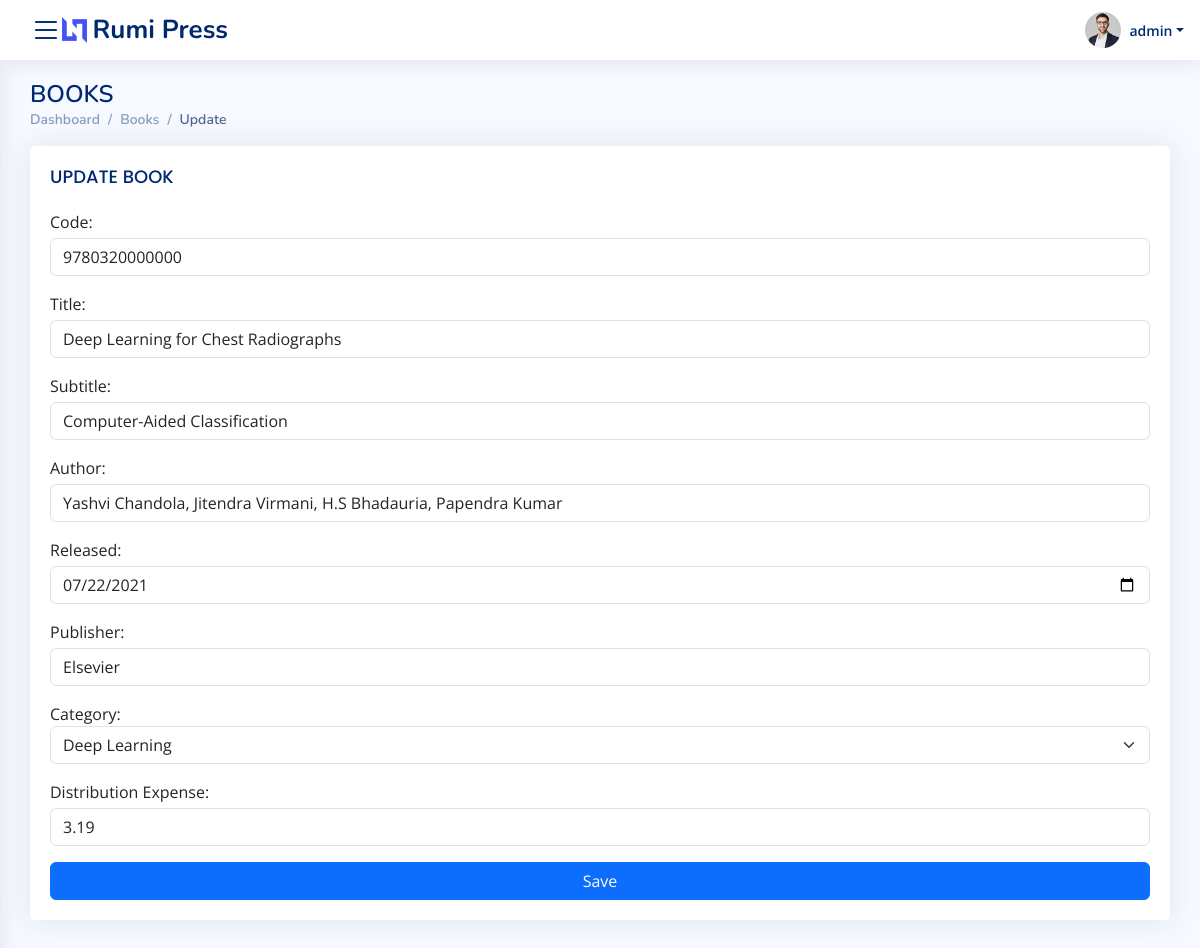
The page /books/2/update/ (signed in) on the database its author committed.
### tracker/models.py (models this page shows)
class Books(models.Model):
    book_code=models.IntegerField()
    title=models.CharField(max_length=255)
    subtitle=models.CharField(max_length=255, null=True)
    author=models.CharField(max_length=255)
    publishing_date=models.DateField()
    publisher=models.CharField(max_length=255)
    category=models.ForeignKey(Categories, on_delete=models.CASCADE)
    user=models.ForeignKey(User, on_delete=models.CASCADE, related_name='user_reg')
    date=models.DateField(auto_now=True)
    distribution_expense=models.DecimalField(max_digits=6, decimal_places=2)
    active=models.BooleanField(default=True)

### tracker/views.py (the view, shortened to what this page needs)
# urls.py: path('books/<int:pk>/update/', views.update_book, name='update_book'),
@login_required
def update_book(request, pk):
    books=Books.objects.filter(pk=pk, active=True).all().values()
    if request.method=='GET':
        return render(request, 'books/books_update.html',{'books':books,'categories':categories})

### templates/books/books_update.html (shortened to what this page needs)
{% extends 'base.html'%}
{% block content %}
<main id="main" class="main">
    <div class="pagetitle">
      <h1>BOOKS</h1>
      <nav>
        <ol class="breadcrumb">
          <li class="breadcrumb-item"><a href="{% url  'index' %}">Dashboard</a></li>
          <li class="breadcrumb-item active"><a href="{% url  'books' %}">Books</a></li>
          <li class="breadcrumb-item active">Update</li>
        </ol>
      </nav>
    </div>
    <section class="section">
    <div class="row">
        <div class="col-lg-12">
          <div class="card">
            <div class="card-body">
              <h5 class="card-title">UPDATE BOOK</h5>
                <form method="post">
                    {%if form %}
                    <div class="mb-3">
                        <label for="code">Code:</label>
                        <input type="number" step="1" name="code" id="code" value='{{form.code}}' class="form-control mt-1" placeholder="Code No" onkeypress='return validateKeypress(/[ 0-9]/g)' required>
                    </div>
                    <div class="mb-3">
                        <label for="title">Title:</label>
                        <input type="search" name="title" id="title" value='{{form.title}}' class="form-control mt-1" placeholder="Title" onkeypress='return validateKeypress(/[ a-zA-Z0-9ñÑáéíóúÁÉÍÓÚüÜ.!()+=&-]/g)' required>
                    </div>
                    <div class="mb-3">
                        <label for="subtitle">Subtitle:</label>
                        <input type="search" name="subtitle" id="subtitle" value='{{form.subtitle}}' class="form-control mt-1" placeholder="Subtitle" onkeypress='return validateKeypress(/[ a-zA-Z0-9ñÑáéíóúÁÉÍÓÚüÜ.!()+=&-]/g)' required>
                    </div>
                    <div class="mb-3">
                        <label for="author">Author:</label>
                        <input type="search" name="author" id="author" value='{{form.author}}' class="form-control mt-1" placeholder="Author" onkeypress='return validateKeypress(/[ a-zA-Z0-9ñÑáéíóúÁÉÍÓÚüÜ.!()+=&-]/g)' required>
                    </div>
                    <div class="mb-3">
                        <label for="released">Released:</label>
                        <input type="date" name="released" id="released" value='{{form.released}}' class="form-control mt-1" required>
                    </div>
                    <div class="mb-3">
                        <label for="publisher">Publisher:</label>
                        <input type="search" name="publisher" id="publisher" value='{{form.publisher}}' class="form-control mt-1" placeholder="Publisher" onkeypress='return validateKeypress(/[ a-zA-Z0-9ñÑáéíóúÁÉÍÓÚüÜ.!()+=&-]/g)' required>
                    </div>
                    <div class="mb-3">
                        <label for="">Category:</label>
                        <select name="category" id="category" class="form-select" required>
                            <option value="">-- SELECT CATEGORY --</option>
                            {% for category in categories %}
                                <option value="{{category.id}}"
                                {% if category.id|slugify == form.category|slugify %} selected {% endif %}>
                                    {{category.category}}
                                </option>
                            {% endfor %}
                        </select>
                    </div>
                    <div class="mb-3">
                        <label for="expense">Distribution Expense:</label>
                        <input type="number" name="expense" id="expense" value='{{form.expense}}' class="form-control mt-1" placeholder="Distribution Expense" onkeypress='return validateKeypress(/[ 0-9.]/g)' required>
                    </div>
                    {% else %}
                        {% for book in books %}
                            <div class="mb-3">
                                <label for="code">Code:</label>
                                <input type="number" step="1" name="code" id="code" value='{{book.book_code}}' class="form-control mt-1" placeholder="Code No" onkeypress='return validateKeypress(/[ 0-9]/g)' required>
                            </div>
                            <div class="mb-3">
                                <label for="title">Title:</label>
                                <input type="search" name="title" id="title" value='{{book.title}}' class="form-control mt-1" placeholder="Title" onkeypress='return validateKeypress(/[ a-zA-Z0-9ñÑáéíóúÁÉÍÓÚüÜ.!()+=&-]/g)' required>
                            </div>
                            <div class="mb-3">
                                <label for="subtitle">Subtitle:</label>
                                <input type="search" name="subtitle" id="subtitle" value='{{book.subtitle}}' class="form-control mt-1" placeholder="Subtitle" onkeypress='return validateKeypress(/[ a-zA-Z0-9ñÑáéíóúÁÉÍÓÚüÜ.!()+=&-]/g)'>
                            </div>
                            <div class="mb-3">
                                <label for="author">Author:</label>
                                <input type="search" name="author" id="author" value='{{book.author}}' class="form-control mt-1" placeholder="Author" onkeypress='return validateKeypress(/[ a-zA-Z0-9ñÑáéíóúÁÉÍÓÚüÜ.!()+=&-]/g)' required>
                            </div>
                            <div class="mb-3">
                                <label for="released">Released:</label>
                                <input type="date" name="released" id="released" value="{{book.publishing_date | date:'Y-m-d'}}" class="form-control mt-1" required>
                            </div>
                            <div class="mb-3">
                                <label for="publisher">Publisher:</label>
                                <input type="search" name="publisher" id="publisher" value='{{book.publisher}}' class="form-control mt-1" placeholder="Publisher" onkeypress='return validateKeypress(/[ a-zA-Z0-9ñÑáéíóúÁÉÍÓÚüÜ.!()+=&-]/g)' required>
                            </div>
                            <div class="mb-3">
                                <label for="">Category:</label>
                                <select name="category" id="category" class="form-select" required>
                                    {% for category in categories %}
                                        <option value="{{category.id}}"
                                        {% if category.id|slugify == book.category_id|slugify %} selected {% endif %}>
                                            {{category.category}}
                                        </option>
                                    {% endfor %}
                                </select>
                            </div>
                            <div class="mb-3">
                                <label for="expense">Distribution Expense:</label>
                                <input type="number" step="any" name="expense" id="expense" value='{{book.distribution_expense}}' class="form-control mt-1" placeholder="Distribution Expense" onkeypress='return validateKeypress(/[ 0-9.]/g)' required>
                            </div>
                            <button class="btn btn-primary col-12">Save</button>
                        {% endfor %}
                    {% endif %}
                </form>
            </div>
          </div>
        </div>
    </div>
</main>
{% endblock %}

### templates/header.html (shortened to what this page needs)
{% load static%}
 <header id="header" class="header fixed-top d-flex align-items-center">
    <div class="d-flex align-items-center justify-content-between">
        <i class="bi bi-list toggle-sidebar-btn"></i>
      <a href="{% url 'index' %}" class="logo d-flex align-items-center">
        <img src="{% static 'img/logo.png' %}" alt="">
        <span class="d-none d-lg-block">Rumi Press</span>
      </a>
    </div>
    <nav class="header-nav ms-auto">
        <ul class="d-flex align-items-center">
            <li class="nav-item dropdown pe-3">
                <a class="nav-link nav-profile d-flex align-items-center pe-0" href="#" data-bs-toggle="dropdown">
                  <img src="{% static '/img/profile-img.jpg' %}" alt="Profile" class="rounded-circle">
                  <span class="d-none d-md-block dropdown-toggle ps-2">{{user.username}}</span>
                </a>
              </li>
        </ul>
    </nav>
</header>

### static/css/style.css (style rules this page uses)
:root { scroll-behavior: smooth; }
body { font-family: "Open Sans", sans-serif; background: #f6f9ff; color: #444444; }
a { color: #4154f1; text-decoration: none; }
h1, h2, h3, h4, h5, h6 { font-family: "Nunito", sans-serif; }
#main { margin-top: 60px; padding: 20px 30px; transition: all 0.3s; }
.pagetitle { margin-bottom: 10px; }
.pagetitle h1 { font-size: 24px; margin-bottom: 0; font-weight: 600; color: #012970; }
.card { margin-bottom: 30px; border: none; border-radius: 5px; box-shadow: 0px 0 30px rgba(1, 41, 112, 0.1); }
.card-title { padding: 20px 0 15px 0; font-size: 18px; font-weight: 500; color: #012970; font-family: "Poppins", sans-serif; }
.card-body { padding: 0 20px 20px 20px; }
.breadcrumb { font-size: 14px; font-family: "Nunito", sans-serif; color: #899bbd; font-weight: 600; }
.breadcrumb a { color: #899bbd; transition: 0.3s; }
.breadcrumb .breadcrumb-item::before { color: #899bbd; }
.breadcrumb .active { color: #51678f; font-weight: 600; }
.logo { line-height: 1; }
@media (min-width: 1200px) { .logo { width: 280px; } }
.logo img { max-height: 26px; margin-right: 6px; }
.logo span { font-size: 26px; font-weight: 700; color: #012970; font-family: "Nunito", sans-serif; }
.header { transition: all 0.5s; z-index: 997; height: 60px; box-shadow: 0px 2px 20px rgba(1, 41, 112, 0.1); background-color: #fff; padding-left: 20px; }
.header .toggle-sidebar-btn { font-size: 32px; padding-left: 10px; cursor: pointer; color: #012970; }
.header-nav ul { list-style: none; }
.header-nav>ul { margin: 0; padding: 0; }
.header-nav .nav-profile { color: #012970; }
.header-nav .nav-profile img { max-height: 36px; }
.header-nav .nav-profile span { font-size: 14px; font-weight: 600; }
@media (min-width: 1200px) { #main, #footer { margin-left: 300px; } }
@media (min-width: 1200px) { .toggle-sidebar #main, .toggle-sidebar #footer { margin-left: 0; } }

### rows shown on the page
Books: code "9780320000000", title "Deep Learning for Chest Radiographs", subtitle "Computer-Aided Classification", author "Yashvi Chandola, Jitendra Virmani, H.S Bhadauria, Papendra Kumar", released "07/22/2021", publisher "Elsevier", category "Deep Learning", expense "3.19"

### other values the page prints
{{ user.username }} "admin"
